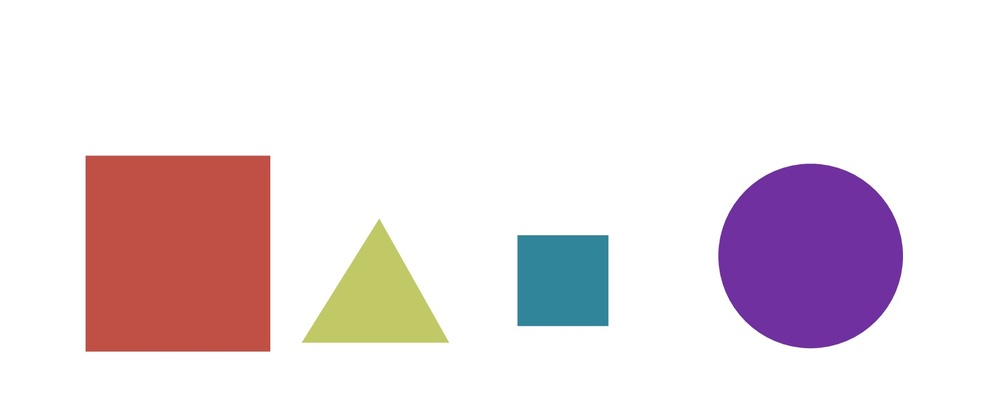
#> input picture images/bunchofshapes.jpg, 1000 x 409 px, shrunk from 1576 x 645 before the run, found by its file name
$ python contour_and_crop_left_to_right.py
#> lines starting #> are read from the running program, lines starting #| are printed output that depends on the picture; after the words box and inside, x2 and y2 are one past the last pixel; in counts of white or black regions, pixels touching at a corner belong together
import cv2
import numpy as np

image = cv2.imread('images/bunchofshapes.jpg')
#> image is the input picture: shape (409, 1000, 3); mean B, G, R 226.7, 222.2, 234.4
gray = cv2.cvtColor(image, cv2.COLOR_BGR2GRAY)
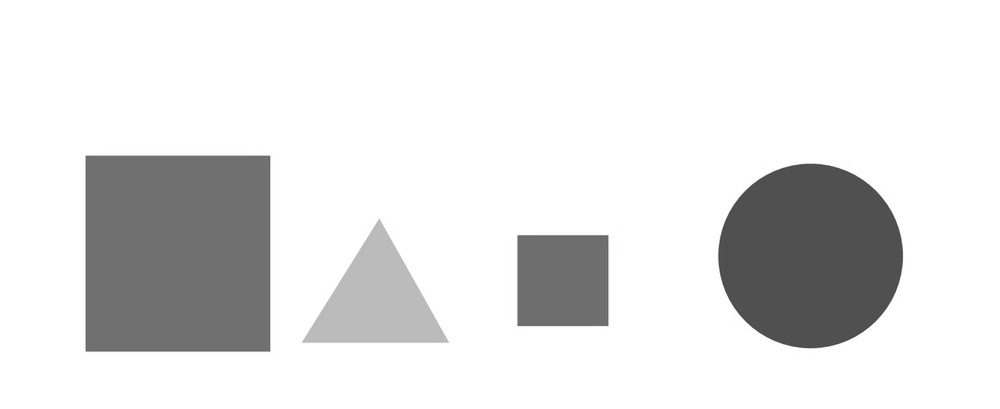
#> gray: shape (409, 1000); min 61, max 255, mean 226.4
edged = cv2.Canny(gray, 50, 200)
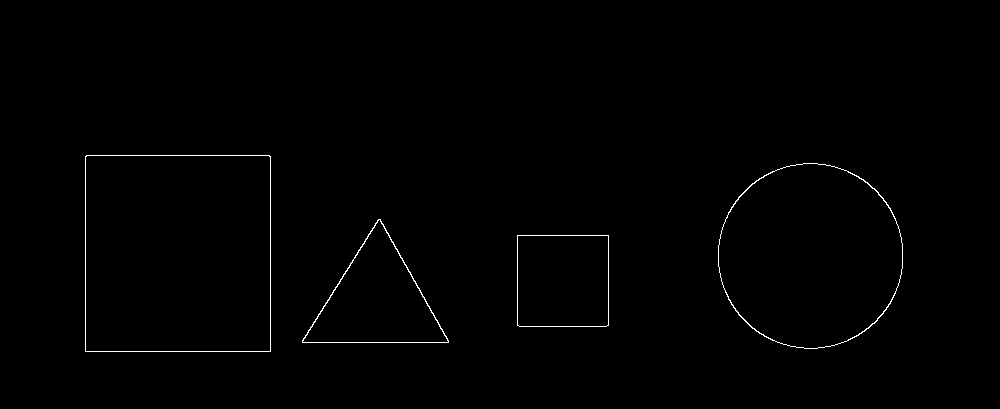
#> edged: shape (409, 1000); 0.57% white in thin lines or dots, all inside (x1, y1, x2, y2) = (85, 155, 903, 352)

cv2.imshow('canny', edged)
cv2.waitKey(0)

contours, hierarchy = cv2.findContours(edged.copy(), cv2.RETR_EXTERNAL, cv2.CHAIN_APPROX_NONE)
#> contours = 4 contours; box (x1, y1, x2, y2) and area: (85, 155, 271, 352) 36259, (718, 163, 903, 349) 26813, (302, 219, 449, 343) 9207, (517, 235, 609, 327) 8278


cv2.drawContours(image, contours, -1, (0,0,255), 3)
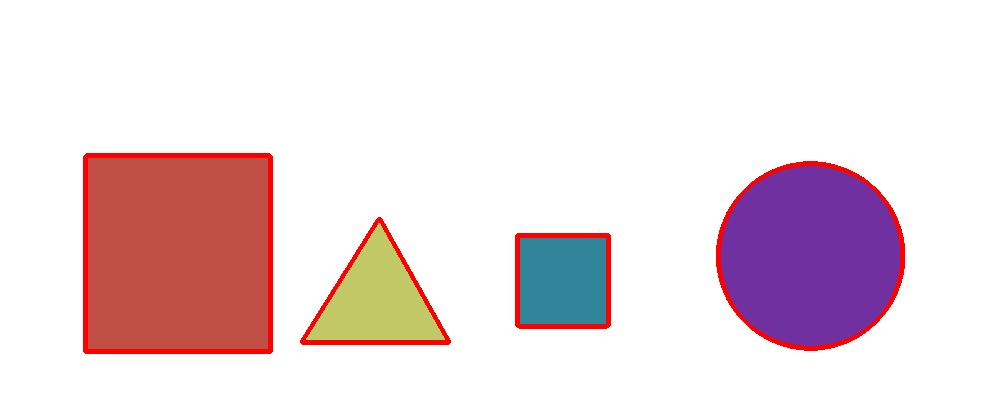
#> image: shape (409, 1000, 3); 2.49% of pixels changed, all inside (x1, y1, x2, y2) = (83, 153, 905, 354)

def x_cord_contour(contour):
    M = cv2.moments(contour)
#> M = moments, m00 8278, centre m10/m00, m01/m00 = (562.5, 280.5)
    return int(M['m10'] / M['m00'])

sorted_contours = sorted(contours, key=x_cord_contour, reverse = False)
#> sorted_contours has the same summary as contours

for (i, c) in enumerate(sorted_contours):

    moment = cv2.moments(c)
    cx = int(moment['m10'] / moment['m00'])
    cy = int(moment['m01'] / moment['m00'])
    (x,y,w,h) = cv2.boundingRect(c)

    cropped_contour = image[y:y+h, x:x+w]

    cv2.imshow('cropped', cropped_contour)
    cv2.imwrite('cropped' + str(i+1) + '.jpg', cropped_contour)
    cv2.waitKey(0)
#> this loop made 4 passes
#> (cx, cy, x, y, w, h) on passes 1 to 4: (177, 253, 85, 155, 186, 197), (376, 300, 302, 219, 147, 124), (562, 280, 517, 235, 92, 92), (810, 255, 718, 163, 185, 186)
#> pass 1, `cropped_contour = image[y:y+h, x:x+w]`:
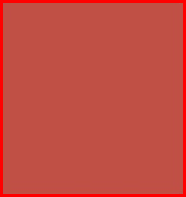
#> cropped_contour: shape (197, 186, 3); mean B, G, R 64.7, 75, 195.9
#> pass 2, `cropped_contour = image[y:y+h, x:x+w]`:
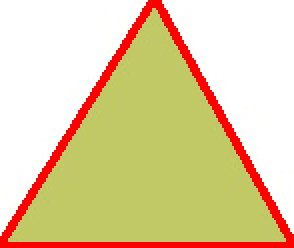
#> cropped_contour: shape (124, 147, 3) (shown 2 times larger); mean B, G, R 162.7, 207.5, 226.9
#> pass 3, `cropped_contour = image[y:y+h, x:x+w]`:
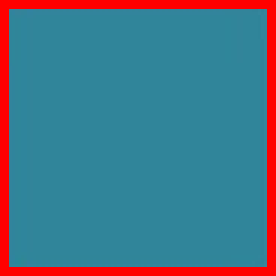
#> cropped_contour: shape (92, 92, 3) (shown 3 times larger); mean B, G, R 134.7, 116.2, 74.2


cv2.destroyAllWindows()

$ run again, with images/4star.jpg copied over images/bunchofshapes.jpg
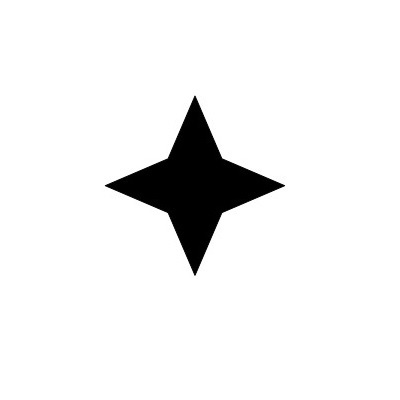
#> input picture images/4star.jpg, 400 x 400 px, found by its file name
#> image is the input picture: shape (400, 400, 3); min 0, max 255, mean 239.2
#> `edged = cv2.Canny(gray, 50, 200)`:
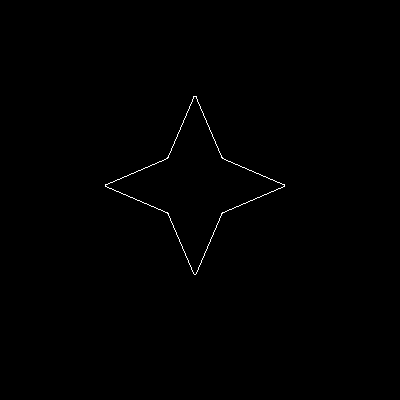
#> edged: shape (400, 400); 0.32% white in thin lines or dots, all inside (x1, y1, x2, y2) = (105, 96, 285, 275)
#> contours = 1 contour; box (x1, y1, x2, y2) and area: (105, 96, 285, 275) 9939
#> image: shape (400, 400, 3); 1.55% of pixels changed, all inside (x1, y1, x2, y2) = (103, 94, 287, 277)
#> M = moments, m00 9939, centre m10/m00, m01/m00 = (194.5, 185.2)
#> sorted_contours has the same summary as contours
#> the loop `for (i, c) in enumerate(sorted_contours): ` made 1 pass
#> (cx, cy, x, y, w, h) on pass 1: (194, 185, 105, 96, 180, 179)
#> pass 1, `cropped_contour = image[y:y+h, x:x+w]`:
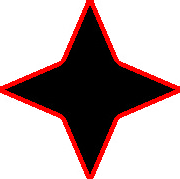
#> cropped_contour: shape (179, 180, 3); mean B, G, R 166.6, 166.6, 186
